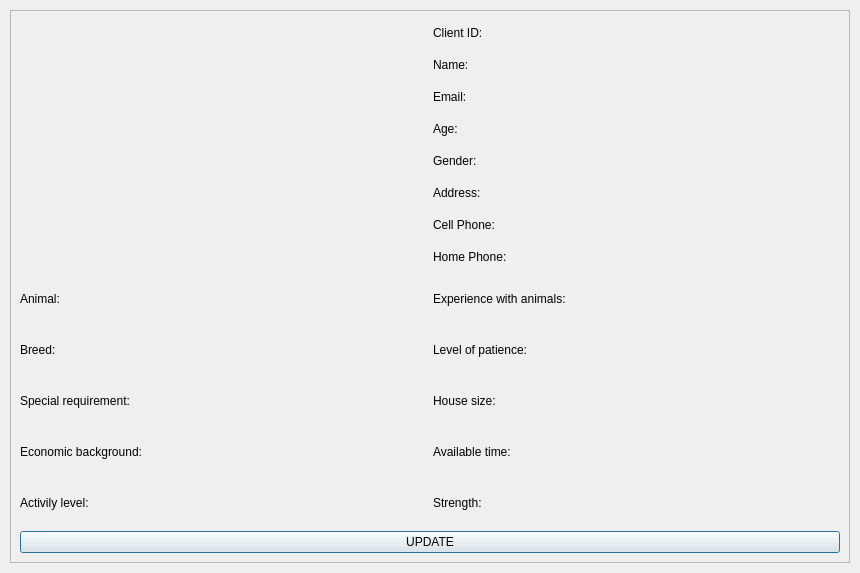
<?xml version="1.0" encoding="UTF-8"?>
<ui version="4.0">
 <class>ClientProfileDialog</class>
 <widget class="QDialog" name="ClientProfileDialog">
  <property name="geometry">
   <rect>
    <x>0</x>
    <y>0</y>
    <width>860</width>
    <height>573</height>
   </rect>
  </property>
  <property name="windowTitle">
   <string>Dialog</string>
  </property>
  <layout class="QGridLayout" name="gridLayout">
   <property name="leftMargin">
    <number>10</number>
   </property>
   <property name="topMargin">
    <number>10</number>
   </property>
   <property name="rightMargin">
    <number>10</number>
   </property>
   <property name="bottomMargin">
    <number>10</number>
   </property>
   <property name="spacing">
    <number>5</number>
   </property>
   <item row="0" column="0">
    <widget class="QScrollArea" name="scrollArea">
     <property name="widgetResizable">
      <bool>true</bool>
     </property>
     <widget class="QWidget" name="scrollAreaWidgetContents_3">
      <property name="geometry">
       <rect>
        <x>0</x>
        <y>0</y>
        <width>838</width>
        <height>551</height>
       </rect>
      </property>
      <layout class="QGridLayout" name="gridLayout_2">
       <item row="5" column="0">
        <layout class="QHBoxLayout" name="horizontalLayout">
         <item>
          <layout class="QVBoxLayout" name="verticalLayout">
           <item>
            <widget class="QLabel" name="specie">
             <property name="text">
              <string>Animal: </string>
             </property>
            </widget>
           </item>
           <item>
            <widget class="QLabel" name="breed">
             <property name="text">
              <string>Breed: </string>
             </property>
            </widget>
           </item>
           <item>
            <widget class="QLabel" name="special_requirement">
             <property name="text">
              <string>Special requirement: </string>
             </property>
            </widget>
           </item>
           <item>
            <widget class="QLabel" name="economic_background">
             <property name="text">
              <string>Economic background: </string>
             </property>
            </widget>
           </item>
           <item>
            <widget class="QLabel" name="activity_level">
             <property name="text">
              <string>Activily level: </string>
             </property>
            </widget>
           </item>
          </layout>
         </item>
         <item>
          <layout class="QVBoxLayout" name="verticalLayout_3">
           <item>
            <widget class="QLabel" name="experience_with_animals">
             <property name="text">
              <string>Experience with animals: </string>
             </property>
            </widget>
           </item>
           <item>
            <widget class="QLabel" name="level_of_patience">
             <property name="text">
              <string>Level of patience: </string>
             </property>
            </widget>
           </item>
           <item>
            <widget class="QLabel" name="house_size">
             <property name="text">
              <string>House size: </string>
             </property>
            </widget>
           </item>
           <item>
            <widget class="QLabel" name="available_time">
             <property name="text">
              <string>Available time: </string>
             </property>
            </widget>
           </item>
           <item>
            <widget class="QLabel" name="strength">
             <property name="text">
              <string>Strength:</string>
             </property>
            </widget>
           </item>
          </layout>
         </item>
        </layout>
       </item>
       <item row="0" column="0">
        <layout class="QHBoxLayout" name="horizontalLayout_2">
         <item>
          <widget class="QWidget" name="icon" native="true"/>
         </item>
         <item>
          <layout class="QVBoxLayout" name="verticalLayout_2">
           <item>
            <widget class="QLabel" name="client_id">
             <property name="text">
              <string>Client ID: </string>
             </property>
            </widget>
           </item>
           <item>
            <widget class="QLabel" name="name">
             <property name="text">
              <string>Name: </string>
             </property>
            </widget>
           </item>
           <item>
            <widget class="QLabel" name="email">
             <property name="text">
              <string>Email: </string>
             </property>
            </widget>
           </item>
           <item>
            <widget class="QLabel" name="age">
             <property name="text">
              <string>Age: </string>
             </property>
            </widget>
           </item>
           <item>
            <widget class="QLabel" name="gender">
             <property name="text">
              <string>Gender: </string>
             </property>
            </widget>
           </item>
           <item>
            <widget class="QLabel" name="address">
             <property name="text">
              <string>Address: </string>
             </property>
            </widget>
           </item>
           <item>
            <widget class="QLabel" name="cell_phone">
             <property name="text">
              <string>Cell Phone: </string>
             </property>
            </widget>
           </item>
           <item>
            <widget class="QLabel" name="home_phone">
             <property name="text">
              <string>Home Phone: </string>
             </property>
            </widget>
           </item>
          </layout>
         </item>
        </layout>
       </item>
       <item row="6" column="0">
        <widget class="QPushButton" name="update_button">
         <property name="text">
          <string>UPDATE</string>
         </property>
        </widget>
       </item>
      </layout>
     </widget>
    </widget>
   </item>
  </layout>
 </widget>
 <resources/>
 <connections/>
</ui>
